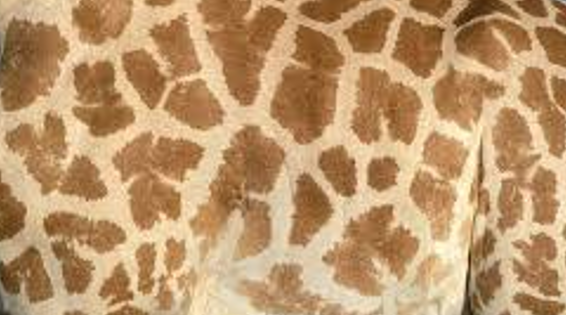
#> input picture work/CNMS/giraffe.png, 566 x 315 px
$ jupyter execute Giraffe.ipynb
#> lines starting #> are read from the running program, lines starting #| are printed output that depends on the picture; after the words box and inside, x2 and y2 are one past the last pixel; in counts of white or black regions, pixels touching at a corner belong together
[cell 1]
#creating a colormap
from matplotlib.colors import LinearSegmentedColormap
cdict = {'red':   ((0.0, 0.0, 0.0),
                   (0.1, 1.0, 1.0),
                   (1.0, 1.0, 1.0)),

         'green': ((0.0, 0.0, 0.0),
                   (1.0, 0.0, 0.0)),

        'blue':  ((0.0, 0.0, 0.0),
                   (1.0, 0.0, 0.0))
        }
red = LinearSegmentedColormap('Red', cdict)

#cropping the image
import matplotlib.pyplot as plt
from PIL import Image
import cv2
im = Image.open('giraffe.png');
#> im is the input picture: PIL image 566x315 RGBA; mean R, G, B, A 189.9, 151.8, 109.1, 255
width, height=im.size
#> width = 566; height = 315
area = (0,0,width, height )
#> area = (0, 0, 566, 315)
print(area)
#| (0, 0, 566, 315)
im2 = im.crop(area)
im2.save('giraffe.tif')
img = cv2.imread('giraffe.tif',0)
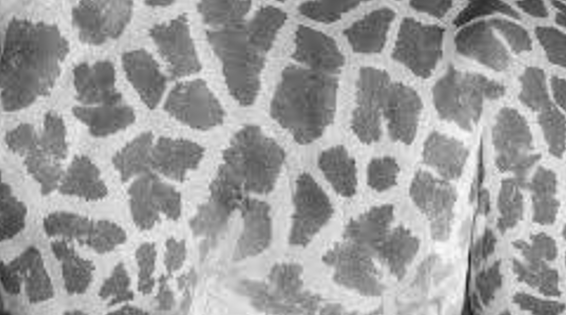
#> img: shape (315, 566); min 27, max 250, mean 158.3
#im2.show()
plt.imshow(img, cmap='gray' )
plt.xticks([]), plt.yticks([])

[cell 2]
#plotting the equalized histogram

equ = cv2.equalizeHist(img)
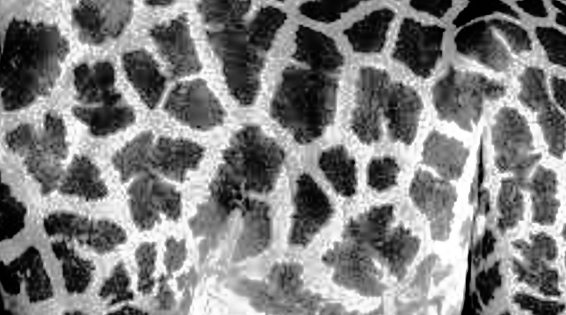
#> equ: shape (315, 566); min 0, max 255, mean 128.5
plt.hist(equ.ravel(),256,[0,256])
plt.show()
#> figure, not shown here; tallest bar 2155 high, from x = 210 to 211
#if you don't say plt.show() then it prints the array

[cell 3]
equ = cv2.equalizeHist(img)
plt.hist(equ.ravel(),256,[0,256], cumulative='true')
plt.show()
#> figure, not shown here; tallest bar 178290 high, from x = 255 to 256
#if you don't say plt.show() then it prints the array

[cell 4]
plt.hist(img.ravel(),256,[0,256])
plt.show()
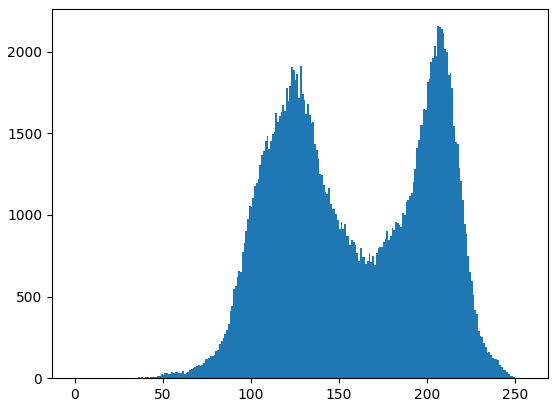
#> figure drawn by matplotlib, 1 panel; tallest bar 2155 high, from x = 206 to 207

[cell 5]
plt.hist(img.ravel(),256,[0,256], cumulative='true')
plt.show()
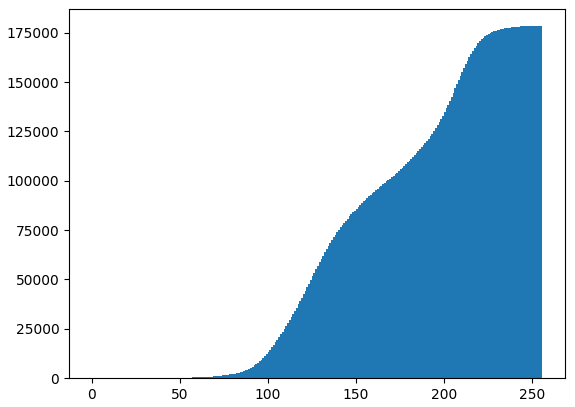
#> figure drawn by matplotlib, 1 panel

[cell 6]
#blurring the original image
fblur= cv2.blur(img,(12, 12))
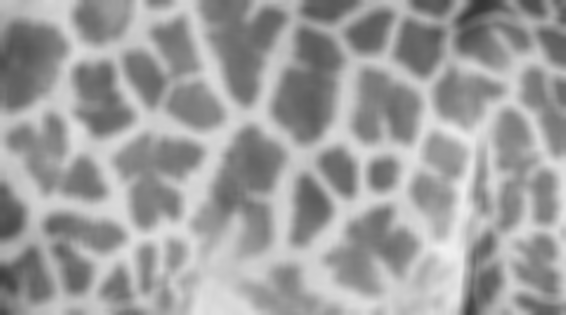
#> fblur: shape (315, 566); min 53, max 241, mean 158.2
plt.imshow(fblur, cmap='gray', interpolation= 'sinc')
plt.xticks([]), plt.yticks([])

[cell 7]
#blurring
ablur = cv2.blur(equ,(12, 12))
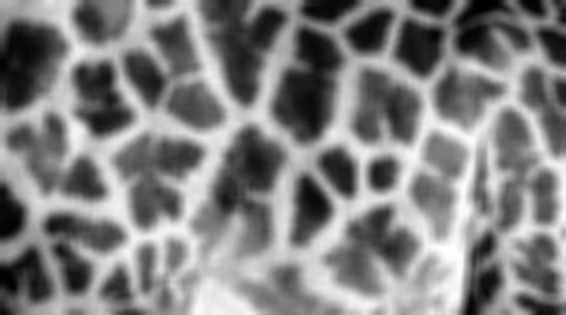
#> ablur: shape (315, 566); min 0, max 254, mean 128.3
plt.imshow(ablur, cmap='gray', interpolation='sinc')
plt.xticks([]), plt.yticks([])

[cell 8]
#thresholding using average blur and mean threshold
a_mthres = cv2.adaptiveThreshold(ablur,1,cv2.ADAPTIVE_THRESH_MEAN_C,\
            cv2.THRESH_BINARY,49,4)
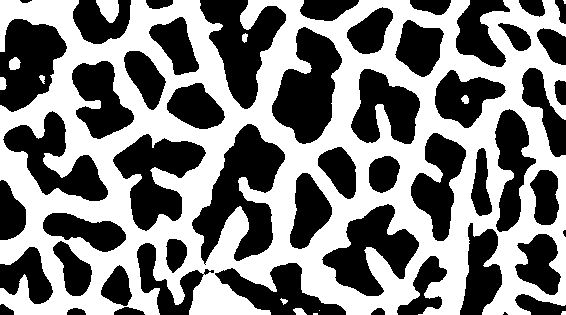
#> a_mthres: shape (315, 566); values 0 (black) and 1 (white), 50.5% white; 52 black regions (2 under 20 px), largest, box (x1, y1, x2, y2) and area: (192, 124, 285, 265) 6127, (272, 27, 342, 144) 4841, (200, 0, 286, 109) 4615
plt.imshow(a_mthres, cmap='gray', interpolation='sinc')
plt.xticks([]), plt.yticks([])

[cell 9]
#thresholding original image
th = cv2.adaptiveThreshold(img,1,cv2.ADAPTIVE_THRESH_MEAN_C,\
            cv2.THRESH_BINARY,49,4)
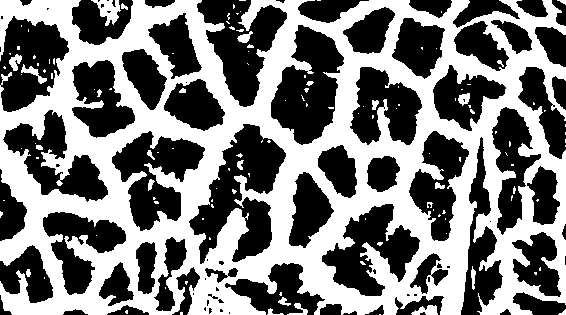
#> th: shape (315, 566); values 0 (black) and 1 (white), 48.4% white; 126 white regions (99 under 20 px), largest, box (x1, y1, x2, y2) and area: (0, 0, 566, 315) 83811, (91, 0, 121, 26) 388, (411, 305, 438, 315) 172
plt.imshow(th, cmap='gray', interpolation='sinc')
plt.xticks([]), plt.yticks([])

[cell 10]
#skeletonizing
from skimage.morphology import skeletonize, remove_small_objects
adaptiveskeleton = skeletonize(a_mthres)
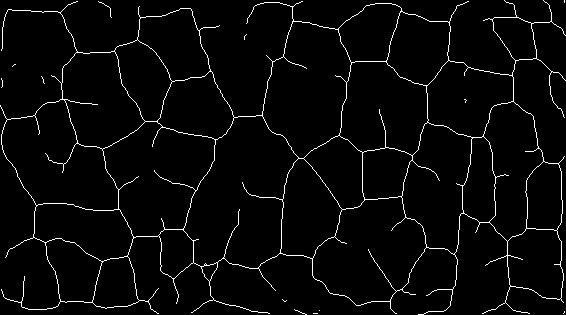
#> adaptiveskeleton: shape (315, 566) bool; 3.3% white in thin lines or dots
plt.imshow(adaptiveskeleton, cmap=red, interpolation='sinc')
plt.xticks([]), plt.yticks([])

[cell 11]
#skeletonizing original image?
from skimage.morphology import skeletonize, remove_small_objects
sk = skeletonize(th)
#> sk: shape (315, 566) bool; 4.7% white in thin lines or dots
plt.imshow(sk, cmap=red, interpolation='sinc')
plt.xticks([]), plt.yticks([])

[cell 12]
#cleaning skeleton
cleanskel=remove_small_objects(adaptiveskeleton, min_size=70, connectivity=3)
#> cleanskel: shape (315, 566) bool; 3.2% white in thin lines or dots
plt.imshow(cleanskel, cmap=red, interpolation='sinc')
plt.xticks([]), plt.yticks([])

[cell 13]
#cleaning skeleton for figure
csk=remove_small_objects(sk, min_size=70, connectivity=3)
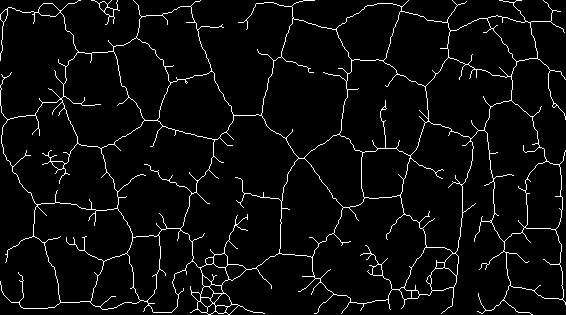
#> csk: shape (315, 566) bool; 4.4% white in thin lines or dots
plt.imshow(csk, cmap=red, interpolation='sinc')
plt.xticks([]), plt.yticks([])

[cell 14]
#overlaying the skeleton and original image
plt.imshow(img, cmap='gray', alpha= .9)
plt.imshow(cleanskel, cmap=red, interpolation='sinc', alpha=0.4)
plt.xticks([]), plt.yticks([])

$ run again, with work/CNMS/Turtleshell.png copied over work/CNMS/giraffe.png
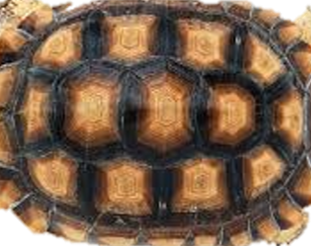
#> input picture work/CNMS/Turtleshell.png, 311 x 246 px
#> im is the input picture: PIL image 311x246 RGBA; mean R, G, B, A 116, 90.1, 68.8, 245
#| (0, 0, 311, 246)
#> `a_mthres = cv2.adaptiveThreshold(ablur,1,cv2.ADAPTIVE_THRESH_MEAN_C,\ ..`:
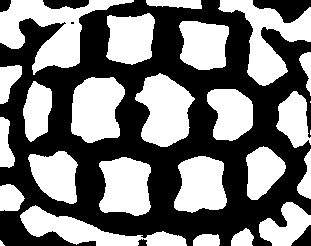
#> a_mthres: shape (246, 311); values 0 (black) and 1 (white), 47.7% white; 26 white regions (3 under 20 px), largest, box (x1, y1, x2, y2) and area: (0, 0, 134, 75) 3914, (218, 0, 311, 86) 3118, (135, 73, 195, 147) 2916
#> th: shape (246, 311); values 0 (black) and 1 (white), 47.6% white; 166 white regions (130 under 20 px), largest, box (x1, y1, x2, y2) and area: (0, 0, 164, 66) 4267, (138, 72, 194, 151) 2665, (0, 181, 147, 246) 2622
#> adaptiveskeleton: shape (246, 311) bool; 2.1% white in thin lines or dots
#> sk: shape (246, 311) bool; 6.9% white in thin lines or dots
#> cleanskel: shape (246, 311) bool; 1.2% white in thin lines or dots
#> `csk=remove_small_objects(sk, min_size=70, connectivity=3)`:
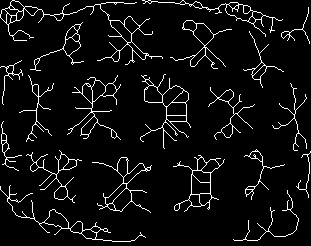
#> csk: shape (246, 311) bool; 6% white in thin lines or dots

$ run again, with work/CNMS/3597_009.tif saved as work/CNMS/giraffe.png
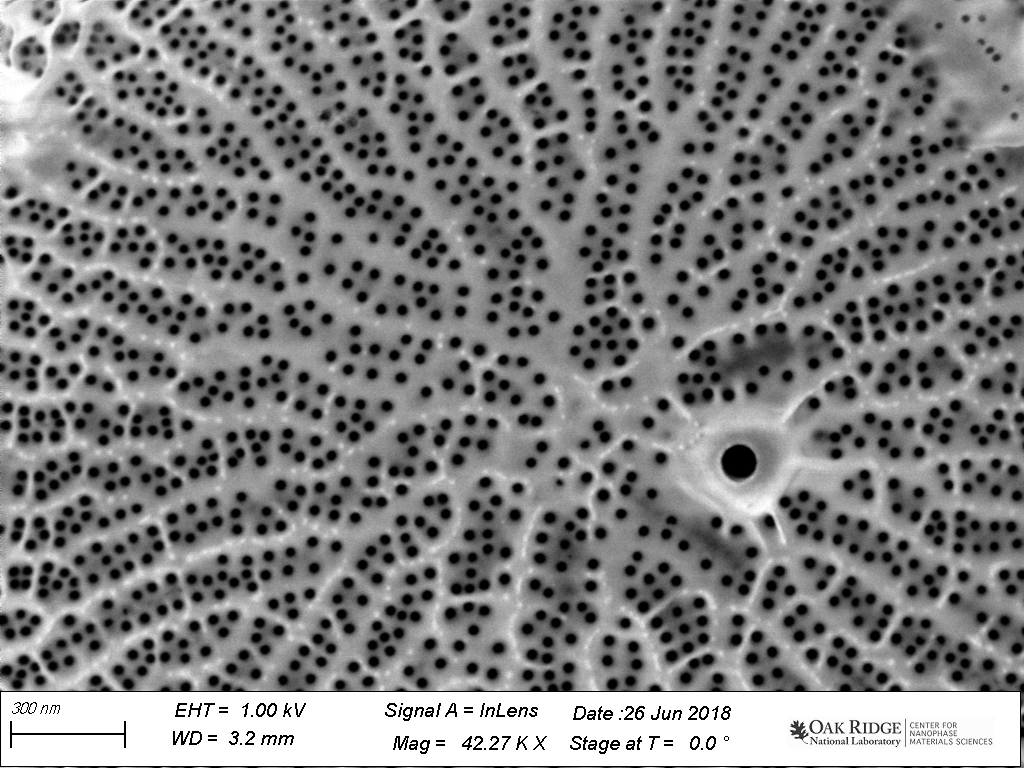
#> input picture work/CNMS/3597_009.tif, 1024 x 768 px
#> im is the input picture: PIL image 1024x768 P; min 0, max 255, mean 127.5
#| (0, 0, 1024, 768)
#> a_mthres: shape (768, 1024); values 0 (black) and 1 (white), 52.8% white; 267 black regions (1 under 20 px), largest, box (x1, y1, x2, y2) and area: (42, 536, 326, 675) 9119, (847, 37, 1024, 210) 8914, (229, 55, 424, 249) 7519
#> th: shape (768, 1024); values 0 (black) and 1 (white), 66.2% white; 1133 black regions (386 under 20 px), largest, box (x1, y1, x2, y2) and area: (0, 636, 1024, 768) 20396, (660, 513, 761, 599) 3153, (909, 83, 1024, 160) 2194
#> adaptiveskeleton: shape (768, 1024) bool; 3.9% white in thin lines or dots
#> sk: shape (768, 1024) bool; 7.4% white in thin lines or dots
#> cleanskel: shape (768, 1024) bool; 3.9% white in thin lines or dots
#> `csk=remove_small_objects(sk, min_size=70, connectivity=3)`:
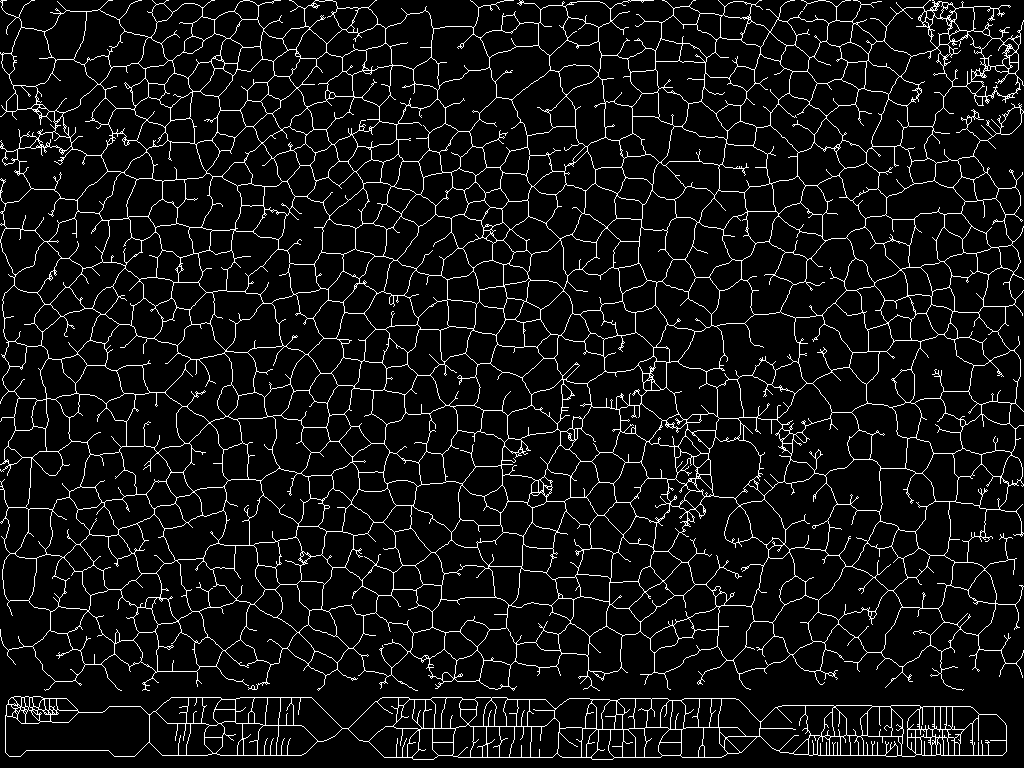
#> csk: shape (768, 1024) bool; 7.3% white in thin lines or dots
